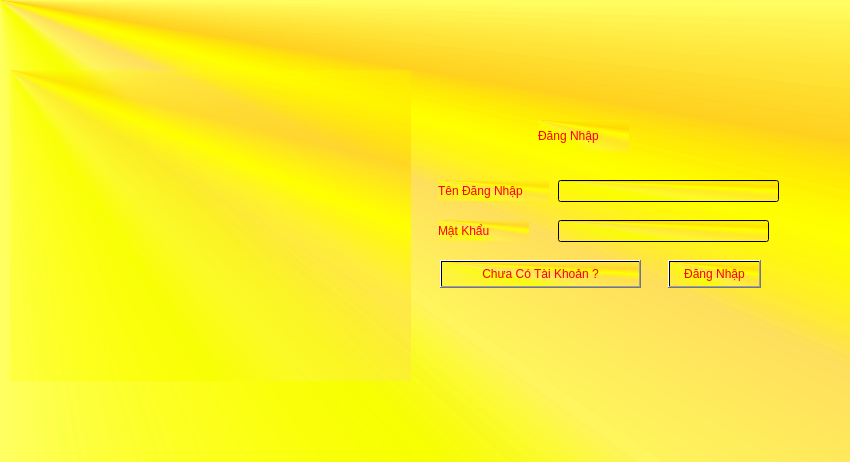
<?xml version="1.0" encoding="UTF-8"?>
<ui version="4.0">
 <class>MainWindow</class>
 <widget class="QMainWindow" name="MainWindow">
  <property name="geometry">
   <rect>
    <x>0</x>
    <y>0</y>
    <width>850</width>
    <height>462</height>
   </rect>
  </property>
  <property name="windowTitle">
   <string>MainWindow</string>
  </property>
  <property name="styleSheet">
   <string notr="true">background: qconicalgradient(cx:0, cy:0, angle:135, stop:0 rgba(255, 255, 0, 69), stop:0.375 rgba(255, 255, 0, 69), stop:0.423533 rgba(251, 255, 0, 145), stop:0.45 rgba(247, 255, 0, 208), stop:0.477581 rgba(255, 244, 71, 130), stop:0.518717 rgba(255, 218, 71, 130), stop:0.55 rgba(255, 255, 0, 255), stop:0.57754 rgba(255, 203, 0, 130), stop:0.625 rgba(255, 255, 0, 69), stop:1 rgba(255, 255, 0, 69));
color: rgb(255, 0, 0)</string>
  </property>
  <widget class="QWidget" name="centralwidget">
   <widget class="QLabel" name="label">
    <property name="geometry">
     <rect>
      <x>538</x>
      <y>120</y>
      <width>91</width>
      <height>31</height>
     </rect>
    </property>
    <property name="text">
     <string>Đăng Nhập</string>
    </property>
   </widget>
   <widget class="QLabel" name="label_2">
    <property name="geometry">
     <rect>
      <x>438</x>
      <y>180</y>
      <width>111</width>
      <height>21</height>
     </rect>
    </property>
    <property name="text">
     <string>Tên Đăng Nhập</string>
    </property>
   </widget>
   <widget class="QLineEdit" name="lineEdit">
    <property name="geometry">
     <rect>
      <x>558</x>
      <y>180</y>
      <width>221</width>
      <height>22</height>
     </rect>
    </property>
   </widget>
   <widget class="QLabel" name="label_3">
    <property name="geometry">
     <rect>
      <x>438</x>
      <y>220</y>
      <width>91</width>
      <height>21</height>
     </rect>
    </property>
    <property name="text">
     <string>Mật Khẩu</string>
    </property>
   </widget>
   <widget class="QLineEdit" name="lineEdit_2">
    <property name="geometry">
     <rect>
      <x>558</x>
      <y>220</y>
      <width>211</width>
      <height>22</height>
     </rect>
    </property>
   </widget>
   <widget class="QPushButton" name="pushButton">
    <property name="geometry">
     <rect>
      <x>668</x>
      <y>260</y>
      <width>93</width>
      <height>28</height>
     </rect>
    </property>
    <property name="text">
     <string>Đăng Nhập</string>
    </property>
   </widget>
   <widget class="QPushButton" name="pushButton_2">
    <property name="geometry">
     <rect>
      <x>440</x>
      <y>260</y>
      <width>201</width>
      <height>28</height>
     </rect>
    </property>
    <property name="text">
     <string>Chưa Có Tài Khoản ?</string>
    </property>
   </widget>
   <widget class="QLabel" name="label_4">
    <property name="geometry">
     <rect>
      <x>10</x>
      <y>70</y>
      <width>401</width>
      <height>311</height>
     </rect>
    </property>
    <property name="text">
     <string/>
    </property>
    <property name="pixmap">
     <pixmap>buoi5_banner.jpg</pixmap>
    </property>
    <property name="scaledContents">
     <bool>true</bool>
    </property>
   </widget>
  </widget>
 </widget>
 <resources/>
 <connections/>
</ui>
